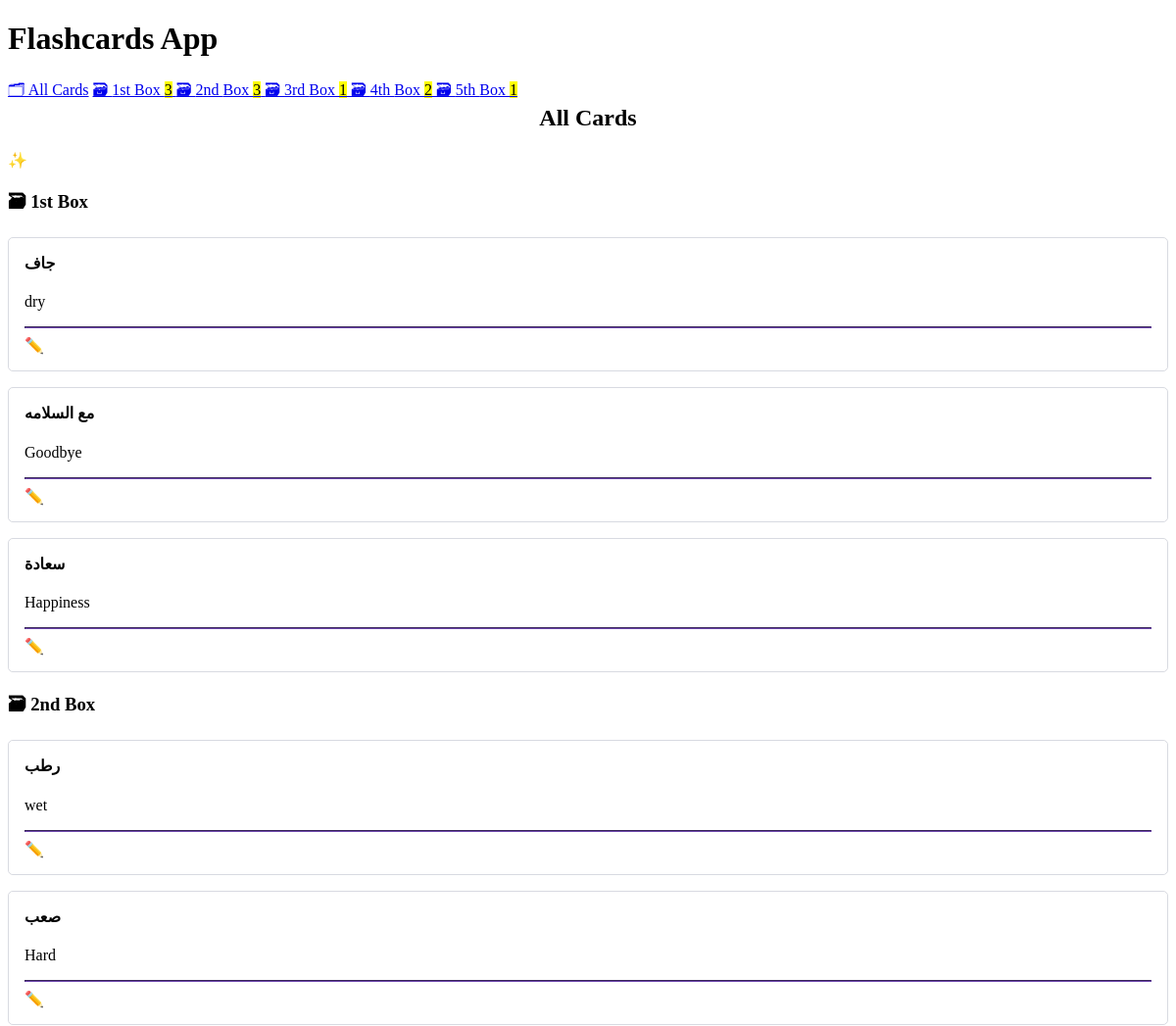
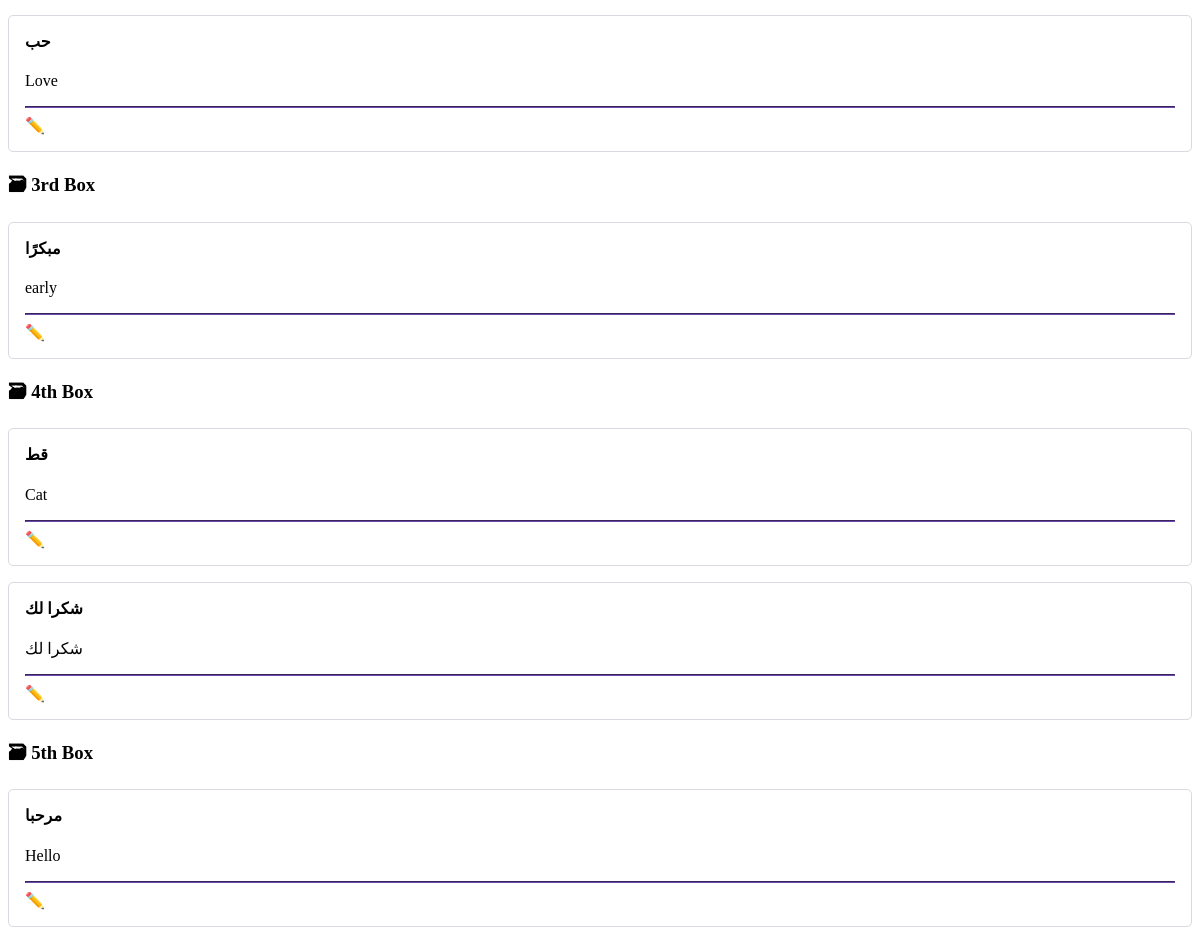
The page / on the database its author committed (2 pictures, top to bottom).
### cards/models.py (models this page shows, shortened)
class Card(models.Model):
    question = models.CharField(max_length=100)
    answer = models.CharField(max_length=100)
    box = models.IntegerField(
        choices=zip(BOXES, BOXES),
        default=BOXES[0],
    )
    date_created = models.DateTimeField(auto_now_add=True)

### cards/views.py (the view)
# urls.py: path("", views.CardListView.as_view(), name="card-list"),
class CardListView(ListView):
    model = Card
    queryset = Card.objects.all().order_by("box", "-date_created")

### cards/templatetags/cards_tags.py (called while the page is built)
@register.inclusion_tag("cards/box_links.html")
def boxes_as_links():
    boxes = []
    for box_num in BOXES:
        card_count = Card.objects.filter(box=box_num).count()
        boxes.append({
            "number": box_num,
            "card_count": card_count,
        })
    return {"boxes": boxes}

### cards/templates/cards/card_list.html
{% extends "cards/base.html" %}
{% load humanize %}
{% block content %}
    <h2>
        All Cards
    </h2>
    <a href="{% url 'card-create' %}" role="button">
            ✨ Create New Card
        </a>
    {% for card in card_list %}
        {% ifchanged %}
            <h3>🗃 {{ card.box | ordinal }} Box</h3>
        {% endifchanged %}
        {% include "cards/card.html" %}
    {% endfor %}
{% endblock content %}

### cards/templates/cards/base.html (shortened to what this page needs)
<!DOCTYPE html>
<html lang="en">
<head>
    <link rel="stylesheet" href="https://cdn.simplecss.org/simple.min.css">
</head>
<body>
    <header>
        <h1>Flashcards App</h1>
        {% include "cards/navigation.html" %}
    </header>
    <main>
        {% block content %}{% endblock content %}
    </main>
</body>
</html>

### cards/templates/cards/navigation.html
{% load cards_tags %}
<nav>
    <a href="{% url 'card-list' %}">🗂 All Cards</a>
    {% boxes_as_links %}
</nav>

### cards/templates/cards/box_links.html
{% load humanize %}
{% for box in boxes %}
    <a href="{% url 'box' box_num=box.number %}">
        🗃 {{ box.number | ordinal }} Box <mark>{{ box.card_count }}</mark>
    </a>
{% endfor %}

### cards/templates/cards/card.html (shortened to what this page needs)
<article>
    <h4>{{ card.question }}</h4>
    {% if not check_card %}
        <p>{{ card.answer }}</p>
        <hr>
        <a href="{% url 'card-update' card.id %}" role="button">
            ✏️ Edit Card
        </a>
    {% endif %}
</article>

### cards/templates/cards/base.html (style rules this page uses)
:root { --accent: #6e48ad; --accent-bg: white; --bg: #fff; --text: #212121; --text-light: #585858; --border: #d8dae1; --code: #d81b60; --preformatted: #444; }
article { background-color: var(--marked); border: 1px solid var(--border); border-radius: 5px; padding: 1em; margin: 1em 0; }
h2 { text-align: center; }
h2, h4 { margin-top: 0; }
hr { background: var(--accent); border-color: var(--accent); }
button, a[role="button"] { color: white; text-decoration: none; }

### rows shown on the page
Card: box|ordinal "1st", question "جاف", answer "dry"
Card: question "مع السلامه", answer "Goodbye"
Card: question "سعادة", answer "Happiness"
Card: box|ordinal "2nd", question "رطب", answer "wet"
Card: question "صعب", answer "Hard"
Card: question "حب", answer "Love"
Card: box|ordinal "3rd", question "مبكرًا", answer "early"
Card: box|ordinal "4th", question "قط", answer "Cat"
Card: question "شكرا لك", answer "شكرا لك"
Card: box|ordinal "5th", question "مرحبا", answer "Hello"

### other values the page prints
{{ box.number | ordinal }} "1st" "2nd" "3rd" "4th" "5th"
{{ box.card_count }} "3" "3" "1" "2" "1"
